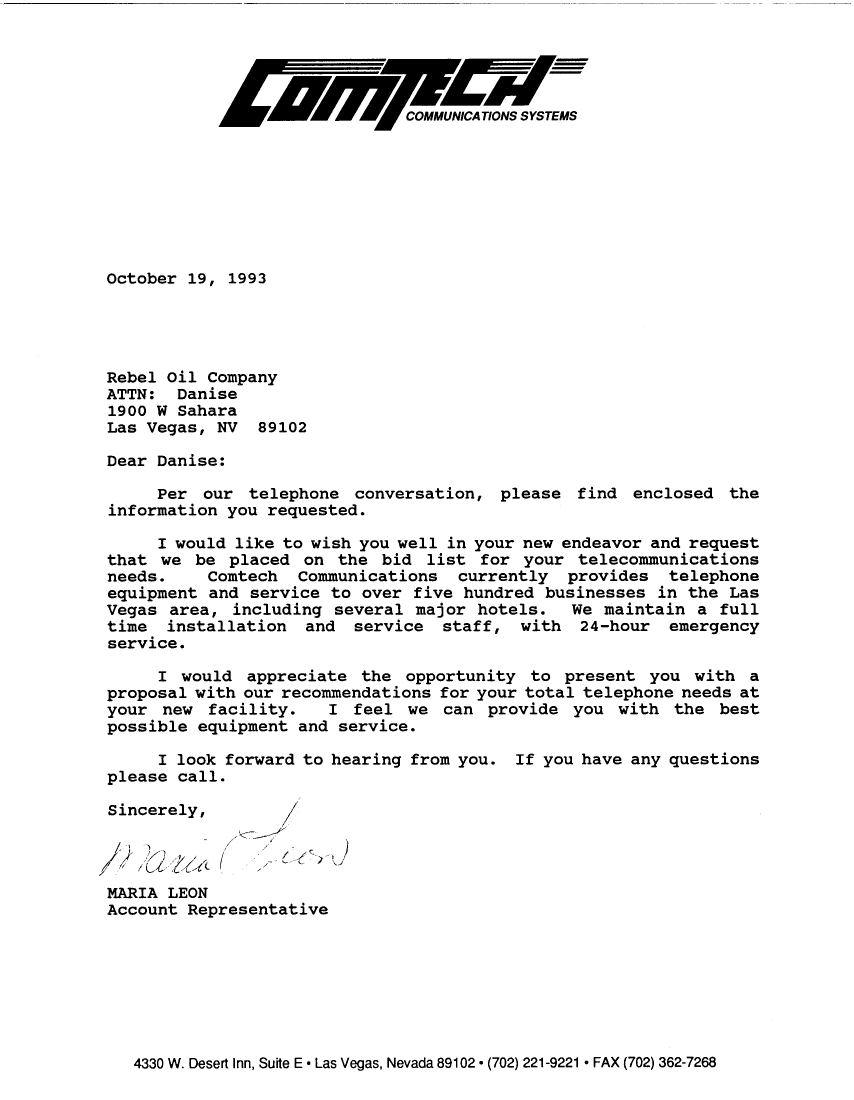
#> input picture datasets/isri-ocr/bus.3B/0/8550_001.3B.tif, 2560 x 3300 px (shown at 1/3 size); its folder holds only this picture in this run
$ python test_dataset.py
#> lines starting #> are read from the running program, lines starting #| are printed output that depends on the picture; after the words box and inside, x2 and y2 are one past the last pixel; in counts of white or black regions, pixels touching at a corner belong together
### docrec/strips/strips.py
import os
import re
import numpy as np
import cv2
from random import shuffle
import matplotlib.pyplot as plt
from skimage import transform

from .strip import Strip


class Strips(object):
    ''' Strips operations manager.'''

    def __init__(self, path=None, obj=None, filter_blanks=True, blank_tresh=127):
        ''' Strips constructor.

        @path: path to strips (in case of load real strips)
        '''

        assert (path is not None) or (obj is not None)

        self.strips = []
        self.artificial_mask = False
        if path is not None:
            assert os.path.exists(path)
            self._load_data(path)
        else:
            self.strips = [strip.copy() for strip in obj.strips]

        if filter_blanks:
            self.strips = [strip for strip in self.strips if not strip.is_blank(blank_tresh)]


    # [168 lines left out: functions __call__, _load_data, trim, image, pair, plot, not called in this run]

### additional_test/test_dataset.py
import os
import numpy as np
import cv2
import argparse
import time
import json
import shutil
import random
import glob

from docrec.image import utils
from docrec.strips.strips import Strips

''' Command line
$ python dataset.py -v 0.1 -r 1.0 -d 3 -nd 250 -s 'datasets/patches -ns 30
'''

# sudo apt-get install tesseract-ocr libtesseract-dev libleptonica-dev
# CC=/usr/bin/gcc-5 CXX=/usr/bin/g++-5 pip install tesserocr
# pip install Pillow
# conda install numba matplotlib scikit-image

'''
https://code.google.com/archive/p/isri-ocr-evaluation-tools
'''
ISRI_DATASET_DIR = '../datasets/isri-ocr'
ignore_images = ['9461_009.3B', '8509_001.3B', '8519_001.3B', '8520_003.3B', '9415_015.3B',
                 '8541_001.3B', '8541_001.3B', '8541_001.3B', '8541_001.3B', '8541_001.3B',
                 '9421_005.3B', '9421_005.3B', '9421_005.3B', '9462_056.3B', '8502_001.3B',
                 '8518_001.3B', '8535_001.3B', '9413_018.3B', '8505_001.3B', '9462_096.3B']
TEMP_DIR = '/tmp/doc'


def create_directory(dir):
    ''' Create a directory if it does no exist. '''

    if not os.path.exists(dir):
        os.makedirs(dir)


def init(args):
    ''' Initial setup. '''

    # build tree directory
    create_directory('{}/positives'.format(args.savedir))
    create_directory('{}/negatives'.format(args.savedir))
    #create_directory('{}/neutral'.format(args.savedir))


def test(args, radius=15, hdisp=3, disp_noise=2, pcont=0.3):

#> called with radius = 15, hdisp = 3, disp_noise = 2, pcont = 0.3
    docs = glob.glob('{}/**/*.tif'.format(ISRI_DATASET_DIR), recursive=True)
    for f, fname in enumerate(docs, 1):
        print('Processing document {}/{}'.format(f, len(docs)))
        if os.path.basename(fname).replace('.tif', '') in ignore_images:
            print('{} is no considered to compose the dataset.'.format(fname))
            continue

        # generate temporary strips
        print('     => Shredding')
        if os.path.exists(TEMP_DIR):
            shutil.rmtree(TEMP_DIR)
        os.makedirs('{}/strips'.format(TEMP_DIR))
        image = cv2.imread(fname)
#> image is the input picture: shape (3300, 2560, 3); 94.8% white; 1107 black regions (152 under 20 px), largest, box (x1, y1, x2, y2) and area: (656, 176, 1159, 381) 27125, (1122, 176, 1385, 392) 25449, (931, 227, 1204, 363) 21864
        h, w, c = image.shape
#> h = 3300; w = 2560; c = 3
        acc = 0
        for i in range(args.num_strips):
            dw = int((w - acc) / (args.num_strips - i))
            strip = image[:, acc : acc + dw]
            noise_left = np.random.randint(0, 255, (h, disp_noise)).astype(np.uint8)
            noise_right = np.random.randint(0, 255, (h, disp_noise)).astype(np.uint8)
            for j in range(c): # for each channel
                strip[:, : disp_noise, j] = cv2.add(strip[:, : disp_noise, j], noise_left)
                strip[:, -disp_noise :, j] = cv2.add(strip[:, -disp_noise :, j], noise_right)
            cv2.imwrite('{}/strips/D001{:02}.jpg'.format(TEMP_DIR, i + 1), strip)
            acc += dw
#> this loop made 5 passes
#> pass 1, in test, `strip = image[:, acc : acc + dw]`:
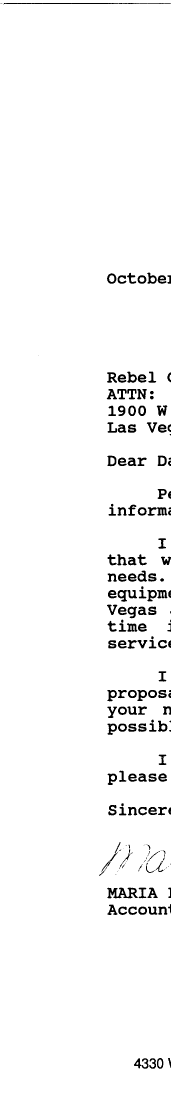
#> strip: shape (3300, 512, 3) (shown at 1/3 size); 97% white; 190 black regions (41 under 20 px), largest, box (x1, y1, x2, y2) and area: (322, 2663, 413, 2695) 1499, (10, 9, 512, 13) 1346, (402, 3175, 446, 3206) 595
#> pass 2, in test, `strip = image[:, acc : acc + dw]`:
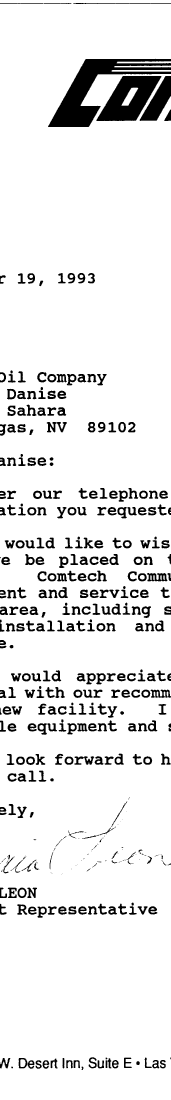
#> strip: shape (3300, 512, 3) (shown at 1/3 size); 91.3% white; 413 black regions (77 under 20 px), largest, box (x1, y1, x2, y2) and area: (144, 176, 512, 381) 23417, (289, 228, 484, 363) 14746, (419, 228, 512, 363) 5773
#> after the loop:
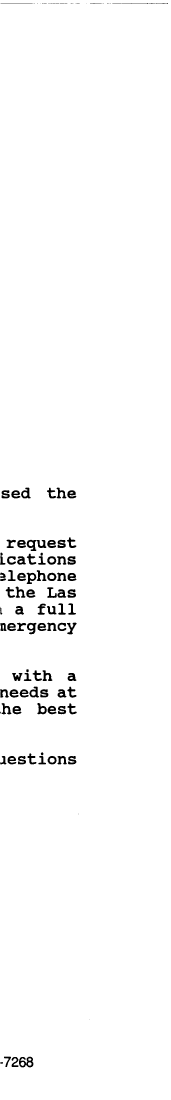
#> strip: shape (3300, 512, 3) (shown at 1/3 size); min 0, max 255, mean 250.4
#> after the loop, acc = 2560

        print('     => Load strips object', end='')
        strips = Strips(path=TEMP_DIR, filter_blanks=True)
        print('done!')

def main():

    np.random.seed(0)
    random.seed(0)
    parser = argparse.ArgumentParser(
        description='Dataset patches assembling.'
    )
    parser.add_argument(
        '-ns', '--nstrips', action='store', dest='num_strips', required=False, type=int,
        default=5, help='Number of strips (simulated shredding).'
    )
    args = parser.parse_args()

    test(args)


if __name__ == '__main__':
    t0 = time.time()
#> (the run stopped early here; a loop or call above may not have finished)

$ run again, on datasets/isri-ocr/bus.3B/1/8551_001.3B.tif
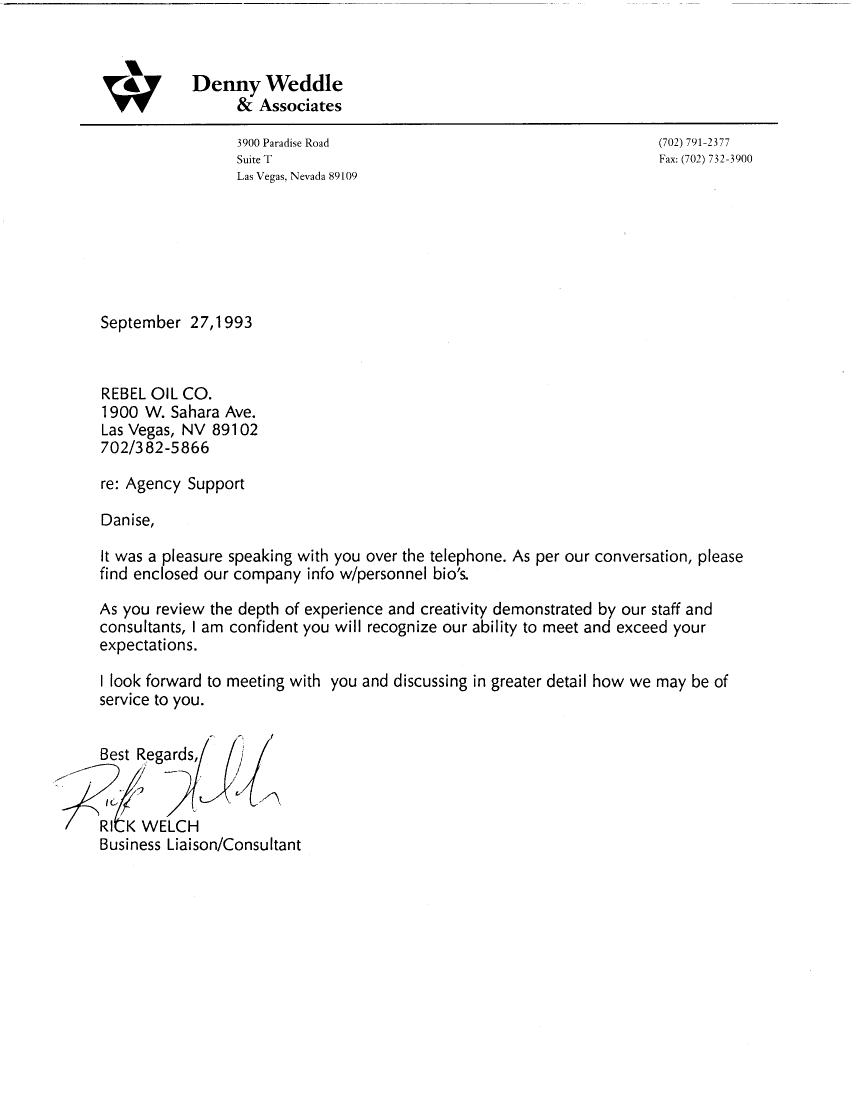
#> input picture datasets/isri-ocr/bus.3B/1/8551_001.3B.tif, 2560 x 3300 px (shown at 1/3 size)
#> in test, image is the input picture: shape (3300, 2560, 3); 97.9% white; 786 black regions (145 under 20 px), largest, box (x1, y1, x2, y2) and area: (240, 368, 2334, 377) 9242, (308, 226, 485, 339) 6949, (186, 2291, 359, 2489) 1820
#> the loop in test, `for i in range(args.num_strips):` made 5 passes
#> pass 1, in test, `strip = image[:, acc : acc + dw]`:
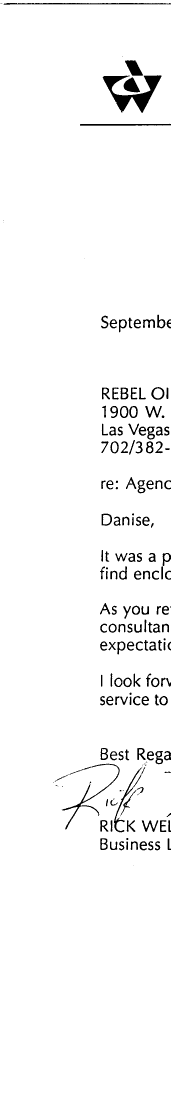
#> strip: shape (3300, 512, 3) (shown at 1/3 size); 96.8% white; 188 black regions (30 under 20 px), largest, box (x1, y1, x2, y2) and area: (308, 226, 485, 339) 6949, (186, 2291, 359, 2489) 1820, (11, 9, 500, 14) 1738
#> after the loop in test, `for i in range(args.num_strips):`:
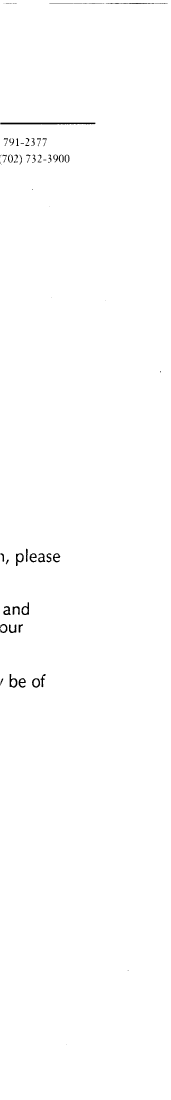
#> strip: shape (3300, 512, 3) (shown at 1/3 size); min 0, max 255, mean 253.8
#> after the loop in test, `for i in range(args.num_strips):`: acc = 2560

$ run again, on datasets/isri-ocr/bus.3B/0/8600_001.3B.tif
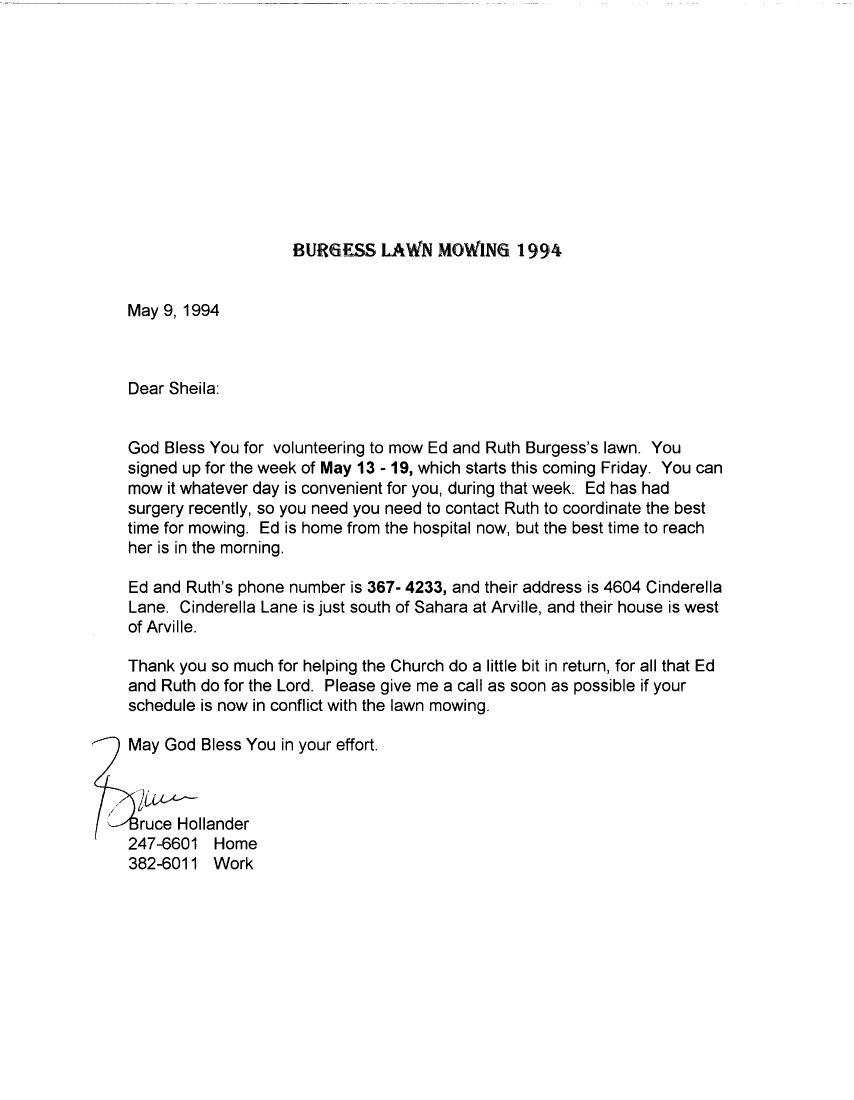
#> input picture datasets/isri-ocr/bus.3B/0/8600_001.3B.tif, 2560 x 3300 px (shown at 1/3 size)
#> in test, image is the input picture: shape (3300, 2560, 3); 97.2% white; 955 black regions (202 under 20 px), largest, box (x1, y1, x2, y2) and area: (279, 2210, 415, 2520) 3356, (1028, 730, 1096, 770) 1365, (1144, 730, 1218, 770) 1239
#> the loop in test, `for i in range(args.num_strips):` made 5 passes
#> pass 1, in test, `strip = image[:, acc : acc + dw]`:
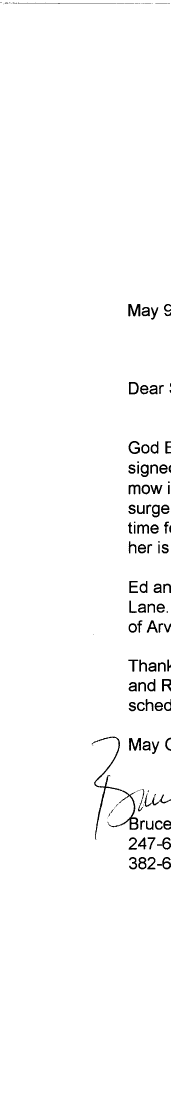
#> strip: shape (3300, 512, 3) (shown at 1/3 size); 98.1% white; 137 black regions (38 under 20 px), largest, box (x1, y1, x2, y2) and area: (279, 2210, 415, 2520) 3356, (385, 912, 421, 949) 790, (387, 2214, 423, 2252) 764
#> after the loop in test, `for i in range(args.num_strips):`:
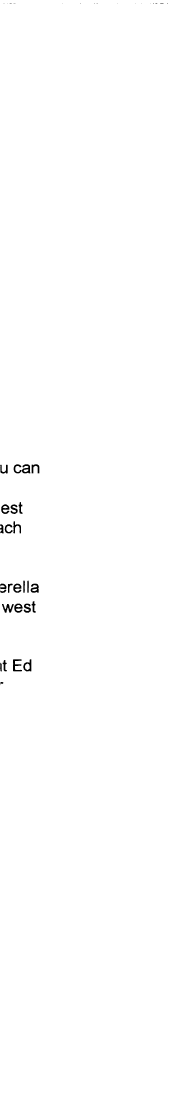
#> strip: shape (3300, 512, 3) (shown at 1/3 size); min 0, max 255, mean 253.9
#> after the loop in test, `for i in range(args.num_strips):`: acc = 2560
